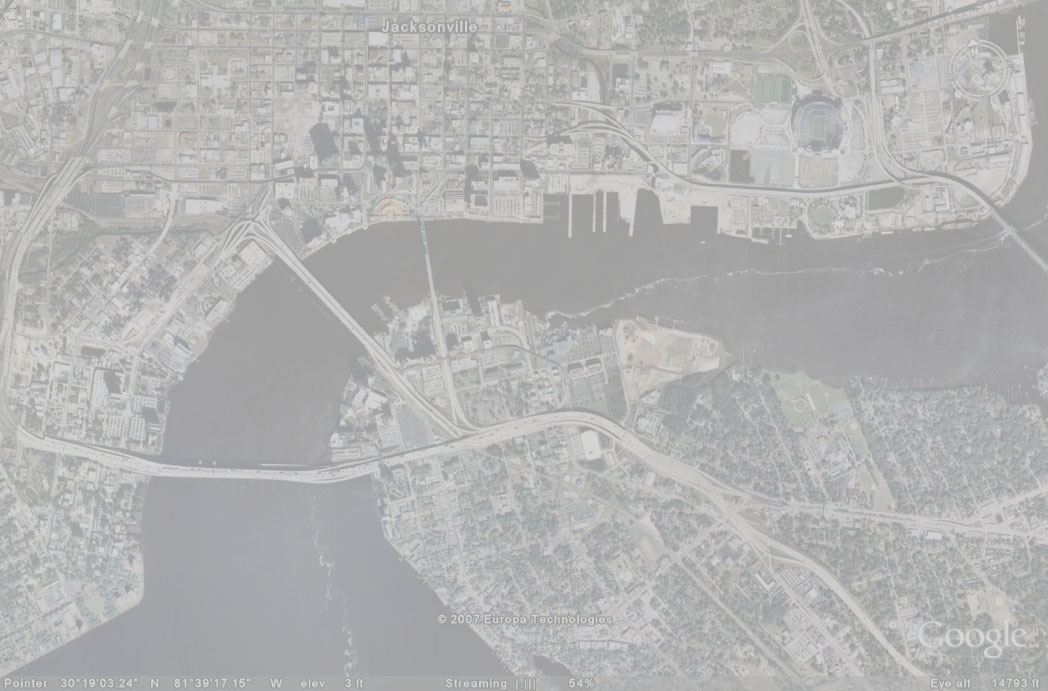
#> input picture lista1/images/google.jpg, 1048 x 691 px
$ jupyter execute Untitled.ipynb   (shell and % lines are left out)
#> lines starting #> are read from the running program, lines starting #| are printed output that depends on the picture
[cell 1]
import numpy as np
from matplotlib import pyplot as plt
import cv2

[cell 2]
img = cv2.imread('images/google.jpg', 0)
#> img: shape (691, 1048); min 145, max 226, mean 179.1
# plt.hist(img.ravel(),256,[0,256], color='blue'); plt.show()
eq = img
cv2.equalizeHist(img, eq)
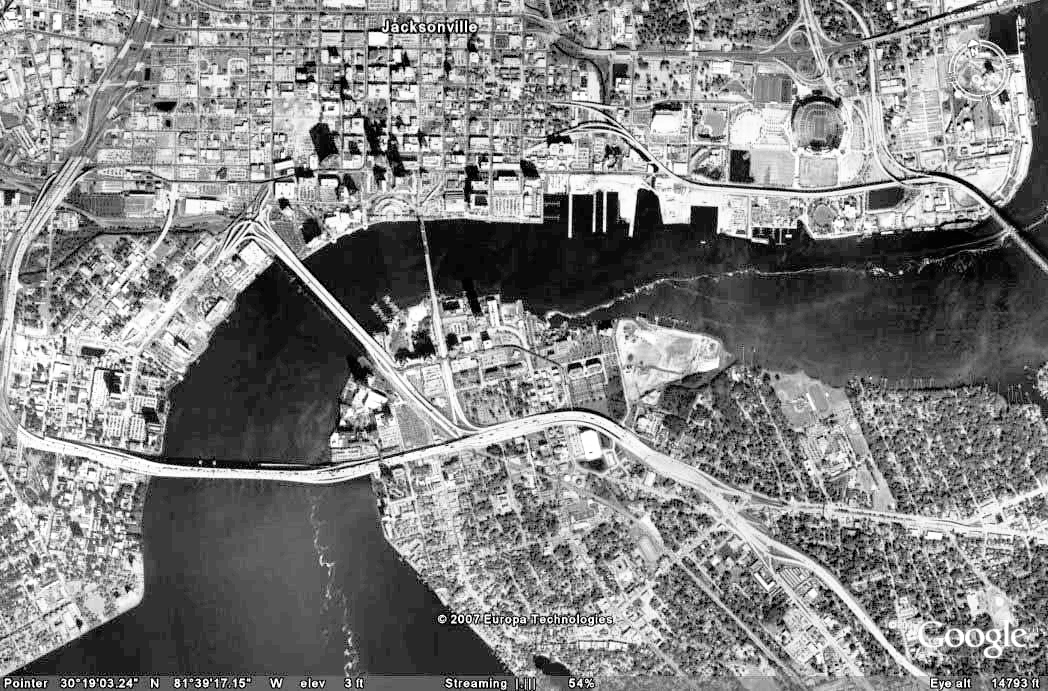
#> img: shape (691, 1048); min 0, max 255, mean 130.4
plt.hist(img.ravel(),256,[0,256]); plt.show()
#> after `plt.hist(img.ravel(), 256, [0, 256])`:
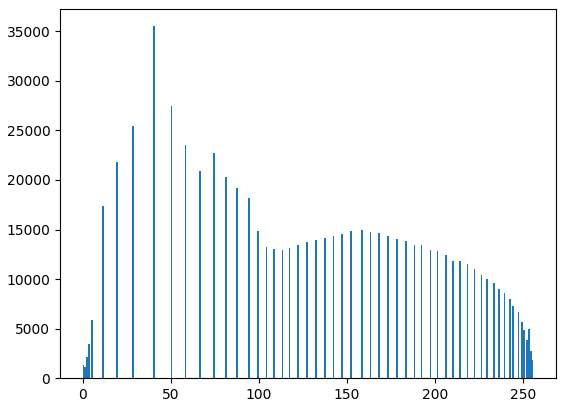
#> figure drawn by matplotlib, 1 panel; tallest bar 35509 high, from x = 40 to 41
# cv2.imshow('dsada', img)
# cv2.waitKey(0);
